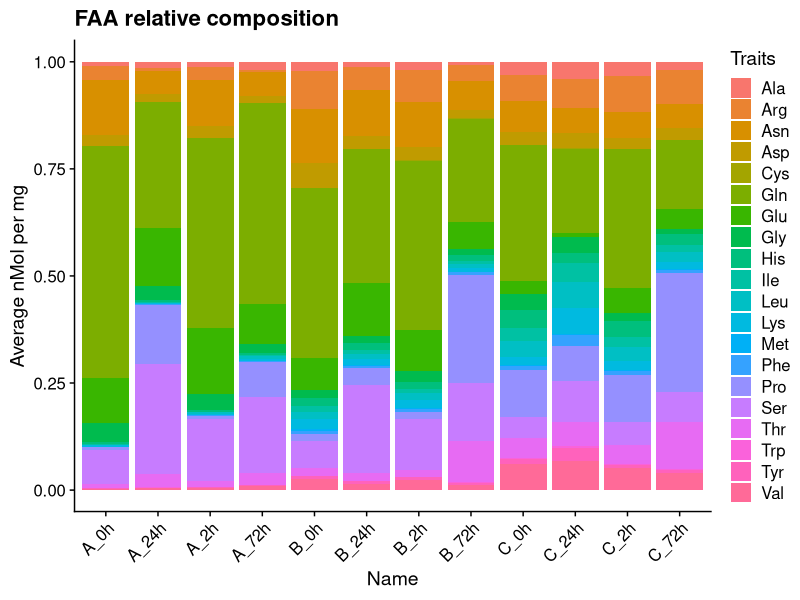
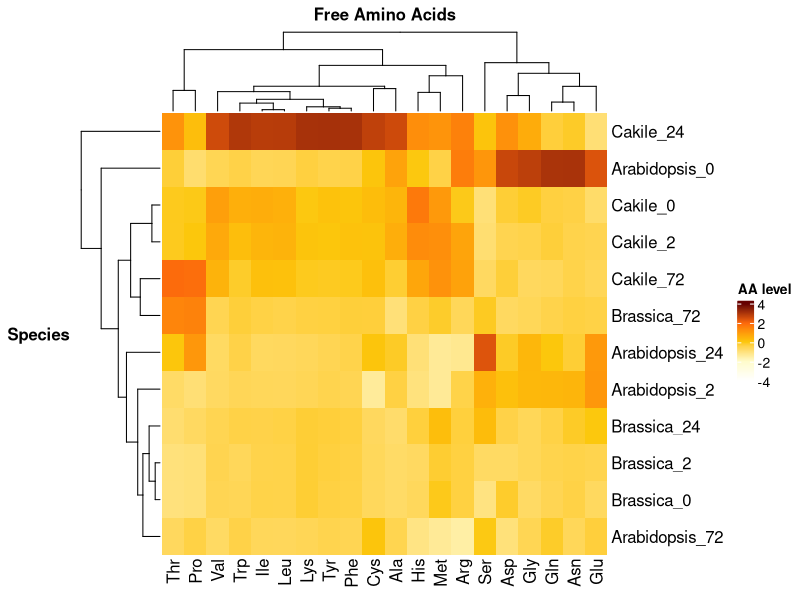
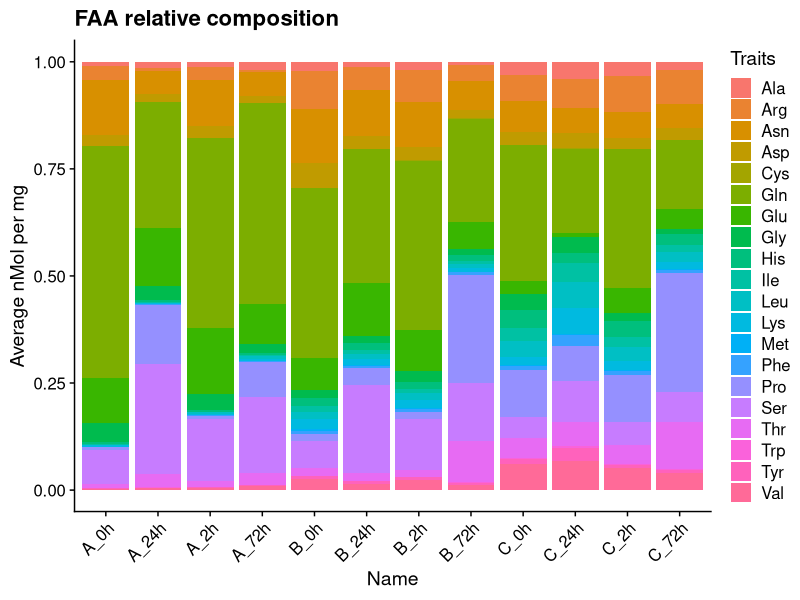

Source code (R) for these figures, in order:
library(readxl)
library(tidyverse)
library(cowplot)
library(stringr)

theme_set(theme_half_open())

setwd("~/Library/Mobile Documents/com~apple~CloudDocs/2_WORKS/1_PROJECTS/Schenck lab/Shaun Paper/Salt_treatment")

dat <- read_xlsx("072423_Salt_treatment_FAA_analysis.xlsx", sheet = "Data Elaboration", col_names = TRUE, .name_repair="minimal")

df <- dat %>% select(c(4,26:45)) %>%
  pivot_longer(2:21, values_to = "Value", names_to = "Traits") %>%
  group_by(`Name`, `Traits`) %>% 
  summarise(`Average nMol per mg` =mean(Value)) %>% na.omit()

### Relative composition
p1 <- ggplot(df, aes(fill = Traits, y = `Average nMol per mg`, x = Name)) + 
  geom_bar(position="fill", stat="identity") +
  ggtitle("FAA relative composition") +
  theme(axis.text.x = element_text(angle = 45, hjust = 1))

p1   

ggsave("FAA_relative_composition.pdf")

### Heatmap
# Generate data matrix for heatmap
df1 <- df %>% pivot_wider(names_from = "Traits", values_from = "Average nMol per mg") %>% as.data.frame()

df1_names <- df1[,1] %>% 
  str_replace_all("h", "") %>%
  str_replace_all("A", "Arabidopsis") %>% 
  str_replace_all("B", "Brassica") %>% 
  str_replace_all("C", "Cakile")

rownames(df1) <- df1_names

df1 <- df1[,-1] %>% scale(center = TRUE, scale = TRUE) %>% as.matrix() 

## Heatmap
library(grid)
library(ComplexHeatmap)
library(circlize)

# Generate color pallete for heatmap
col_fun = colorRamp2(c(-4, -2, 0, 2, 4), c("white", "#fffccc", "#fcc80c","#fc680c", "#660000"))

p2 <- Heatmap(df1, 
        name = "AA level", 
        col = col_fun,
        column_title = "Free Amino Acids",
        row_title = "Species",
        row_title_rot = 0,
        column_dend_height = unit(2,"cm"),
        row_dend_width = unit(2,"cm"),
        column_title_gp = gpar(fontface = "bold"),
        row_title_gp = gpar(fontface = "bold")
        )

p2
